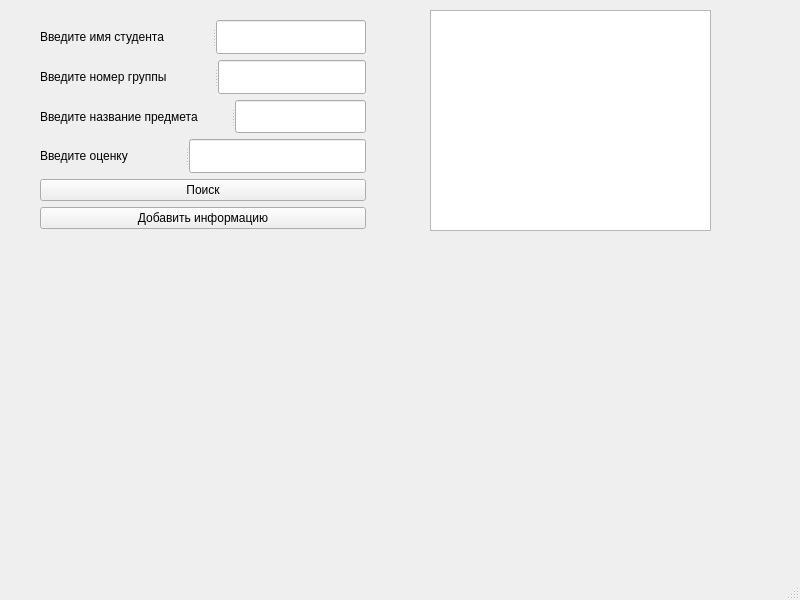
<?xml version="1.0" encoding="UTF-8"?>
<ui version="4.0">
 <class>MainWindow_</class>
 <widget class="QMainWindow" name="MainWindow_">
  <property name="geometry">
   <rect>
    <x>0</x>
    <y>0</y>
    <width>800</width>
    <height>600</height>
   </rect>
  </property>
  <property name="windowTitle">
   <string>MainWindow</string>
  </property>
  <widget class="QWidget" name="centralwidget">
   <widget class="QTableView" name="allDataView">
    <property name="geometry">
     <rect>
      <x>430</x>
      <y>10</y>
      <width>281</width>
      <height>221</height>
     </rect>
    </property>
   </widget>
   <widget class="QWidget" name="">
    <property name="geometry">
     <rect>
      <x>40</x>
      <y>20</y>
      <width>326</width>
      <height>209</height>
     </rect>
    </property>
    <layout class="QGridLayout" name="gridLayout">
     <item row="0" column="0">
      <layout class="QVBoxLayout" name="verticalLayout">
       <item>
        <widget class="QSplitter" name="splitter_4">
         <property name="orientation">
          <enum>Qt::Horizontal</enum>
         </property>
         <widget class="QLabel" name="label_5">
          <property name="text">
           <string>Введите имя студента</string>
          </property>
         </widget>
         <widget class="QLineEdit" name="namestudent">
          <property name="text">
           <string/>
          </property>
         </widget>
        </widget>
       </item>
       <item>
        <widget class="QSplitter" name="splitter_3">
         <property name="orientation">
          <enum>Qt::Horizontal</enum>
         </property>
         <widget class="QLabel" name="label">
          <property name="text">
           <string>Введите номер группы</string>
          </property>
         </widget>
         <widget class="QLineEdit" name="groupLineEdit"/>
        </widget>
       </item>
       <item>
        <widget class="QSplitter" name="splitter_2">
         <property name="orientation">
          <enum>Qt::Horizontal</enum>
         </property>
         <widget class="QLabel" name="label_2">
          <property name="text">
           <string>Введите название предмета</string>
          </property>
         </widget>
         <widget class="QLineEdit" name="nameLineEdit"/>
        </widget>
       </item>
       <item>
        <widget class="QSplitter" name="splitter">
         <property name="orientation">
          <enum>Qt::Horizontal</enum>
         </property>
         <widget class="QLabel" name="label_4">
          <property name="text">
           <string>Введите оценку</string>
          </property>
         </widget>
         <widget class="QLineEdit" name="line_grade"/>
        </widget>
       </item>
      </layout>
     </item>
     <item row="1" column="0">
      <widget class="QPushButton" name="pushButton">
       <property name="text">
        <string>Поиск</string>
       </property>
      </widget>
     </item>
     <item row="2" column="0">
      <widget class="QPushButton" name="pushButton_2">
       <property name="text">
        <string>Добавить информацию</string>
       </property>
      </widget>
     </item>
    </layout>
   </widget>
  </widget>
  <widget class="QMenuBar" name="menubar">
   <property name="geometry">
    <rect>
     <x>0</x>
     <y>0</y>
     <width>800</width>
     <height>25</height>
    </rect>
   </property>
  </widget>
  <widget class="QStatusBar" name="statusbar"/>
 </widget>
 <resources/>
 <connections/>
</ui>
